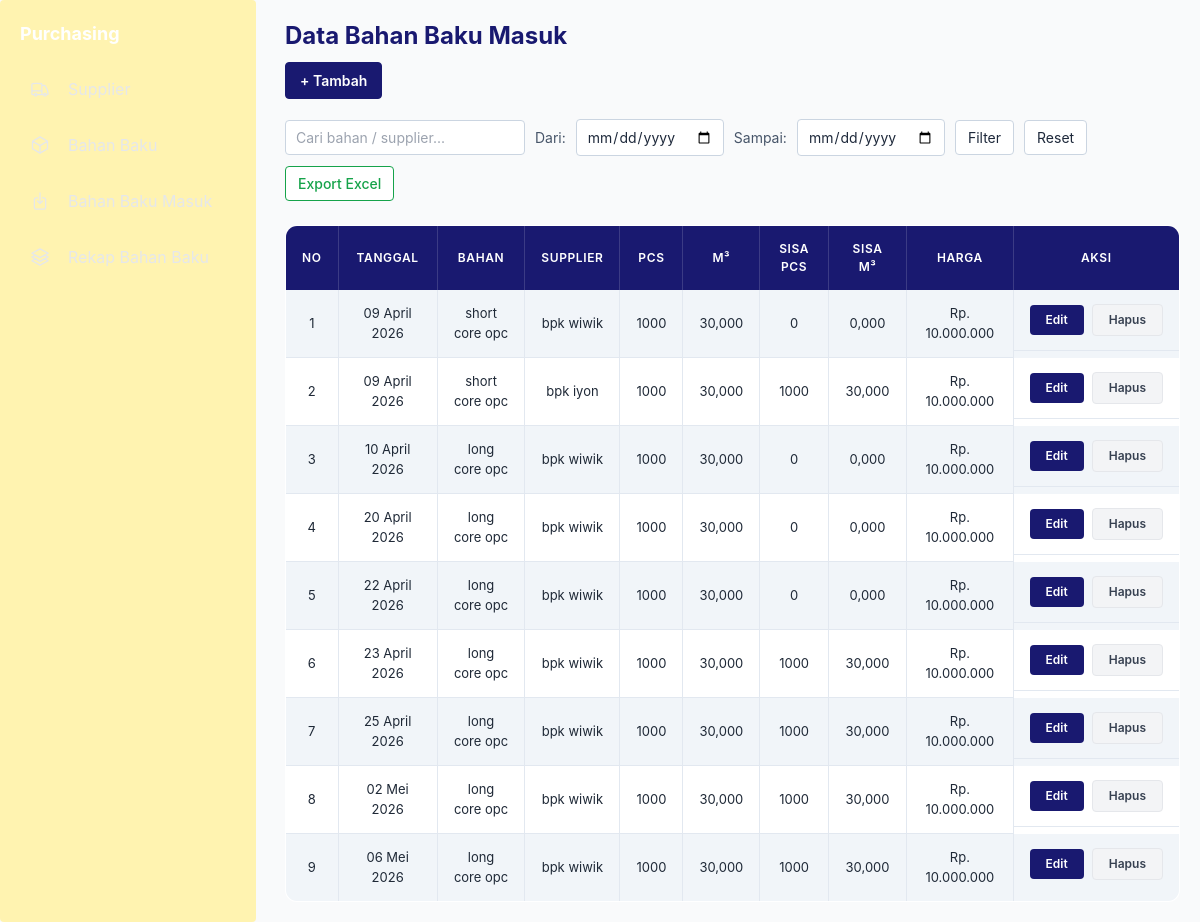
/bahan-baku-masuk/, run on an earlier commit of the app's database.
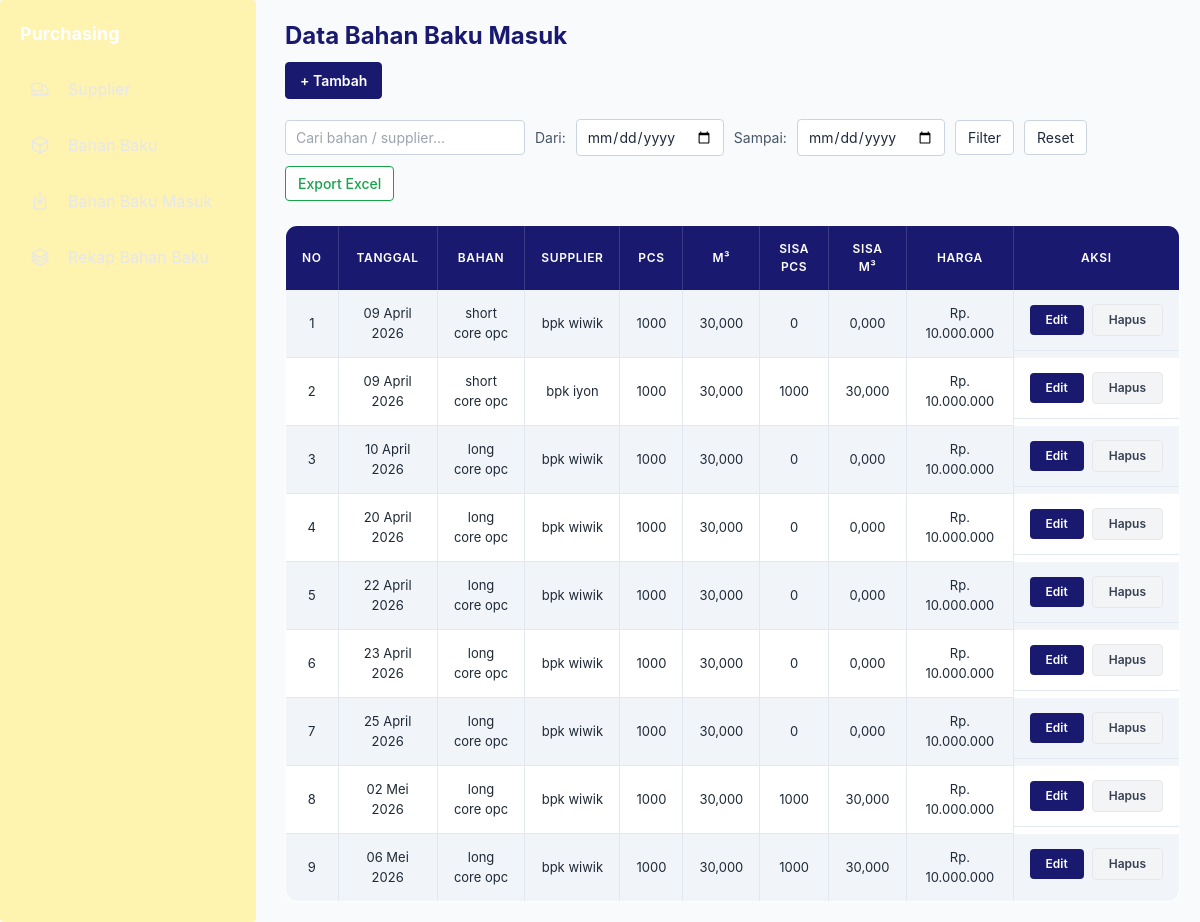
And on a later commit of the database.
### core/models.py (models this page shows, shortened)
class BahanBakuMasuk(models.Model):
    bahan_baku = models.ForeignKey(
        'BahanBaku',
        on_delete=models.CASCADE
    )
    supplier = models.ForeignKey(
        'Supplier',
        on_delete=models.CASCADE
    )
    tanggal_masuk = models.DateField(default=timezone.now)
    jumlah_pcs = models.PositiveIntegerField(default=0)
    jumlah_m3 = models.DecimalField(max_digits=10, decimal_places=2, default=0)
    sisa_pcs = models.PositiveIntegerField(default=0)
    sisa_m3 = models.DecimalField(max_digits=10, decimal_places=2, default=0)
    harga_satuan = models.DecimalField(max_digits=15, decimal_places=2)
    class Meta:
        ordering = ['tanggal_masuk']

class BahanBaku(models.Model):
    nama_bahan = models.CharField(max_length=100)
    def __str__(self):
        return self.nama_bahan

class Supplier(models.Model):
    nama_supplier = models.CharField(max_length=100)
    alamat = models.TextField()
    kontak = models.CharField(max_length=50)
    def __str__(self):
        return self.nama_supplier

### core/views.py (the view)
# urls.py: path('bahan-baku-masuk/', views.bahan_baku_masuk_list, name='bahan_baku_masuk_list'),
def bahan_baku_masuk_list(request):
    data = BahanBakuMasuk.objects.select_related('bahan_baku', 'supplier')
    search = request.GET.get('search')
    date_from = request.GET.get('date_from')
    date_to = request.GET.get('date_to')
    if search:
        data = data.filter(
            Q(bahan_baku__nama_bahan__icontains=search) |
            Q(supplier__nama_supplier__icontains=search)
        )
    if date_from and date_to:
        data = data.filter(tanggal_masuk__range=[date_from, date_to])
    elif date_from:
        data = data.filter(tanggal_masuk__gte=date_from)
    elif date_to:
        data = data.filter(tanggal_masuk__lte=date_to)
    bahan = BahanBaku.objects.all()
    supplier = Supplier.objects.all()
    context = {
        'data': data,
        'bahan': bahan,
        'supplier': supplier,
        'search': search,
        'date_from': date_from,
        'date_to': date_to
    }
    return render(request, 'purchasing/list_bahanbaku_masuk.html', context)

### core/templatetags/rupiah.py (called while the page is built)
@register.filter
def rupiah(value):
    try:
        value = int(value)
        return "Rp. {:,}".format(value).replace(",", ".")
    except:
        return value

### core/templates/purchasing/list_bahanbaku_masuk.html (shortened to what this page needs)
{%load rupiah %}
{%load static%}
<!DOCTYPE html>
<html>
<head>
    <script src="https://cdn.tailwindcss.com"></script>
    <link rel="stylesheet" href="{% static 'css/purchasing.css' %}">
</head>
<body class="bg-gray-50 flex h-screen overflow-hidden text-gray-800">
    {% include 'parts/sidebar_purchasing.html' %}
    <main class="flex-1 flex flex-col h-full overflow-y-auto">
        <div class="content">
            <h2 class="text-2xl font-bold text-[#191970]" style="margin-bottom: 10px;">Data Bahan Baku Masuk</h2>
            <div class="filter-container">
                <button class="btn-tambah" onclick="openAdd()">+ Tambah</button>
                <form method="get" class="filter-form">
                    <input type="text" name="search" placeholder="Cari bahan / supplier..."
                        value="{{ request.GET.search|default:'' }}">
                    <span>Dari:</span>
                    <input type="date" name="date_from" value="{{ date_from|default:'' }}">
                    <span>Sampai:</span>
                    <input type="date" name="date_to" value="{{ date_to|default:'' }}">
                    <button type="submit" class="btn-filter">Filter</button>
                    <a href="{% url 'bahan_baku_masuk_list' %}" class="btn-reset">Reset</a>
                    <button type="button" class="btn-export" onclick="exportExcel()">Export Excel</button>
                </form>
            </div>
            <br>
            <table id="bahanTable">
                <tr>
                    <th>No</th>
                    <th>Tanggal</th>
                    <th>Bahan</th>
                    <th>Supplier</th>
                    <th>PCS</th>
                    <th>M³</th>
                    <th>Sisa PCS</th>
                    <th>Sisa M³</th>
                    <th>Harga</th>
                    <th class="kolom-aksi-header">Aksi</th>
                </tr>
                {% for d in data %}
                <tr>
                    <td>{{ forloop.counter }}</td>
                    <td>{{ d.tanggal_masuk | date:"d F Y" }}</td>
                    <td>{{ d.bahan_baku }}</td>
                    <td>{{ d.supplier }}</td>
                    <td>{{ d.jumlah_pcs }}</td>
                    <td>{{ d.jumlah_m3 | floatformat:3 }}</td>
                    <td>{{ d.sisa_pcs }}</td>
                    <td>{{ d.sisa_m3 | floatformat:3 }}</td>
                    <td>{{ d.harga_satuan | rupiah }}</td>
                    <td class="kolom-aksi">
                        <button class="btn-action btn-edit" onclick="openEdit(
            '{{ d.id }}',
            '{{ d.bahan_baku.id }}',
            '{{ d.supplier.id }}',
            '{{ d.tanggal_masuk|date:'Y-m-d' }}',
            '{{ d.jumlah_pcs }}',
            '{{ d.jumlah_m3 }}',
            '{{ d.harga_satuan }}'
        )">
                            Edit
                        </button>
                        <button class="btn-action btn-hapus" onclick="openDelete('{{ d.id }}')">Hapus</button>
                    </td>
                </tr>
                {% endfor %}
            </table>
        </div>
    </main>
</body>
</html>

What changed in the data, as far as the page shows it:
changed BahanBakuMasuk "23 April 2026": sisa_pcs "1000" → "0"; sisa_m3 "30,000" → "0,000"
changed BahanBakuMasuk "25 April 2026": sisa_pcs "1000" → "0"; sisa_m3 "30,000" → "0,000"
